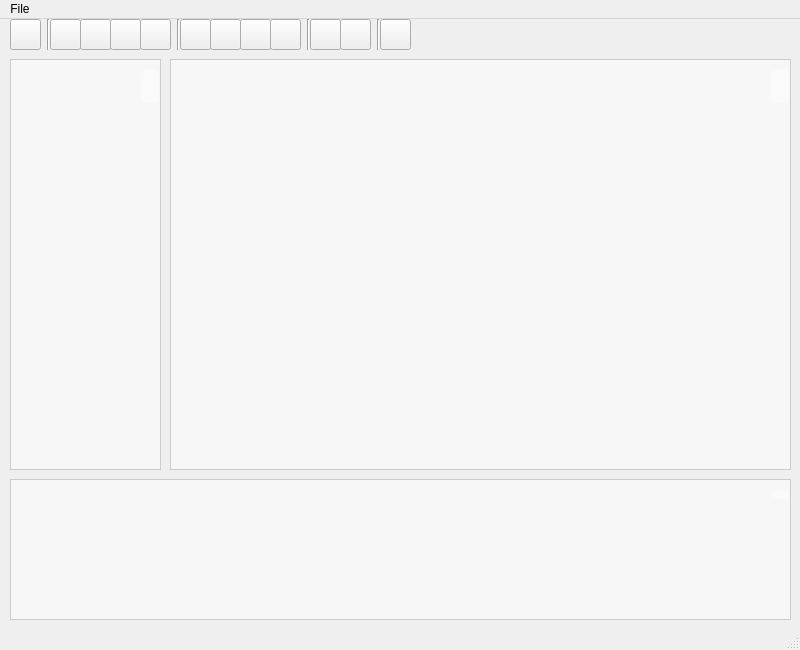
<?xml version="1.0" encoding="UTF-8"?>
<ui version="4.0">
 <class>CornellNotes</class>
 <widget class="QMainWindow" name="CornellNotes">
  <property name="geometry">
   <rect>
    <x>0</x>
    <y>0</y>
    <width>800</width>
    <height>650</height>
   </rect>
  </property>
  <property name="minimumSize">
   <size>
    <width>800</width>
    <height>650</height>
   </size>
  </property>
  <property name="maximumSize">
   <size>
    <width>800</width>
    <height>650</height>
   </size>
  </property>
  <property name="windowTitle">
   <string>MainWindow</string>
  </property>
  <property name="styleSheet">
   <string notr="true"/>
  </property>
  <widget class="QWidget" name="centralwidget">
   <widget class="QScrollBar" name="verticalScrollBar">
    <property name="geometry">
     <rect>
      <x>770</x>
      <y>50</y>
      <width>20</width>
      <height>391</height>
     </rect>
    </property>
    <property name="styleSheet">
     <string notr="true">QScrollBar {
    background: transparent; /* 滚动条的整体背景透明 */
    border: none;  /* 去除滚动条的边框 */
}

QScrollBar::handle {
    background: rgba(255, 255, 255, 100);  /* 滑块为半透明白色 */
    border-radius: 5px;  /* 设置滑块圆角 */
    border: 2px solid transparent;  /* 滑块边框透明 */
}

QScrollBar::handle:hover {
    background: rgba(255, 255, 255, 150);  /* 鼠标悬停时滑块变为更深的半透明白色 */
    border: 2px solid rgba(255, 255, 255, 100);  /* 半透明边框 */
}

QScrollBar::add-page, QScrollBar::sub-page {
    background: transparent;  /* 滑轨的上下部分透明 */
}

QScrollBar::add-line, QScrollBar::sub-line {
    background: transparent;  /* 上下箭头区域透明 */
}
</string>
    </property>
    <property name="orientation">
     <enum>Qt::Vertical</enum>
    </property>
   </widget>
   <widget class="QScrollBar" name="verticalScrollBar_2">
    <property name="geometry">
     <rect>
      <x>140</x>
      <y>50</y>
      <width>20</width>
      <height>391</height>
     </rect>
    </property>
    <property name="styleSheet">
     <string notr="true">QScrollBar {
    background: transparent; /* 滚动条的整体背景透明 */
    border: none;  /* 去除滚动条的边框 */
}

QScrollBar::handle {
    background: rgba(255, 255, 255, 100);  /* 滑块为半透明白色 */
    border-radius: 5px;  /* 设置滑块圆角 */
    border: 2px solid transparent;  /* 滑块边框透明 */
}

QScrollBar::handle:hover {
    background: rgba(255, 255, 255, 150);  /* 鼠标悬停时滑块变为更深的半透明白色 */
    border: 2px solid rgba(255, 255, 255, 100);  /* 半透明边框 */
}

QScrollBar::add-page, QScrollBar::sub-page {
    background: transparent;  /* 滑轨的上下部分透明 */
}

QScrollBar::add-line, QScrollBar::sub-line {
    background: transparent;  /* 上下箭头区域透明 */
}
</string>
    </property>
    <property name="orientation">
     <enum>Qt::Vertical</enum>
    </property>
   </widget>
   <widget class="QScrollBar" name="verticalScrollBar_3">
    <property name="geometry">
     <rect>
      <x>770</x>
      <y>470</y>
      <width>20</width>
      <height>121</height>
     </rect>
    </property>
    <property name="styleSheet">
     <string notr="true">QScrollBar {
    background: transparent; /* 滚动条的整体背景透明 */
    border: none;  /* 去除滚动条的边框 */
}

QScrollBar::handle {
    background: rgba(255, 255, 255, 100);  /* 滑块为半透明白色 */
    border-radius: 5px;  /* 设置滑块圆角 */
    border: 2px solid transparent;  /* 滑块边框透明 */
}

QScrollBar::handle:hover {
    background: rgba(255, 255, 255, 150);  /* 鼠标悬停时滑块变为更深的半透明白色 */
    border: 2px solid rgba(255, 255, 255, 100);  /* 半透明边框 */
}

QScrollBar::add-page, QScrollBar::sub-page {
    background: transparent;  /* 滑轨的上下部分透明 */
}

QScrollBar::add-line, QScrollBar::sub-line {
    background: transparent;  /* 上下箭头区域透明 */
}
</string>
    </property>
    <property name="orientation">
     <enum>Qt::Vertical</enum>
    </property>
   </widget>
   <widget class="QPushButton" name="Bold">
    <property name="geometry">
     <rect>
      <x>50</x>
      <y>0</y>
      <width>31</width>
      <height>31</height>
     </rect>
    </property>
    <property name="styleSheet">
     <string notr="true"/>
    </property>
    <property name="text">
     <string/>
    </property>
    <property name="icon">
     <iconset>
      <normaloff>icon/zitijiacu.svg</normaloff>icon/zitijiacu.svg</iconset>
    </property>
   </widget>
   <widget class="QPushButton" name="Italic">
    <property name="geometry">
     <rect>
      <x>80</x>
      <y>0</y>
      <width>31</width>
      <height>31</height>
     </rect>
    </property>
    <property name="styleSheet">
     <string notr="true"/>
    </property>
    <property name="text">
     <string/>
    </property>
    <property name="icon">
     <iconset>
      <normaloff>icon/zitixieti.svg</normaloff>icon/zitixieti.svg</iconset>
    </property>
   </widget>
   <widget class="QPushButton" name="Underline">
    <property name="geometry">
     <rect>
      <x>110</x>
      <y>0</y>
      <width>31</width>
      <height>31</height>
     </rect>
    </property>
    <property name="text">
     <string/>
    </property>
    <property name="icon">
     <iconset>
      <normaloff>icon/zitixiahuaxian.svg</normaloff>icon/zitixiahuaxian.svg</iconset>
    </property>
   </widget>
   <widget class="QPushButton" name="Left">
    <property name="geometry">
     <rect>
      <x>180</x>
      <y>0</y>
      <width>31</width>
      <height>31</height>
     </rect>
    </property>
    <property name="text">
     <string/>
    </property>
    <property name="icon">
     <iconset>
      <normaloff>icon/zuoduiqi.svg</normaloff>icon/zuoduiqi.svg</iconset>
    </property>
   </widget>
   <widget class="QPushButton" name="Right">
    <property name="geometry">
     <rect>
      <x>240</x>
      <y>0</y>
      <width>31</width>
      <height>31</height>
     </rect>
    </property>
    <property name="text">
     <string/>
    </property>
    <property name="icon">
     <iconset>
      <normaloff>icon/youduiqi.svg</normaloff>icon/youduiqi.svg</iconset>
    </property>
   </widget>
   <widget class="QPushButton" name="Center">
    <property name="geometry">
     <rect>
      <x>210</x>
      <y>0</y>
      <width>31</width>
      <height>31</height>
     </rect>
    </property>
    <property name="text">
     <string/>
    </property>
    <property name="icon">
     <iconset>
      <normaloff>icon/juzhongduiqi.svg</normaloff>icon/juzhongduiqi.svg</iconset>
    </property>
   </widget>
   <widget class="QPushButton" name="LeftAndRight">
    <property name="geometry">
     <rect>
      <x>270</x>
      <y>0</y>
      <width>31</width>
      <height>31</height>
     </rect>
    </property>
    <property name="text">
     <string/>
    </property>
    <property name="icon">
     <iconset>
      <normaloff>icon/zuoyouduiqi.svg</normaloff>icon/zuoyouduiqi.svg</iconset>
    </property>
   </widget>
   <widget class="QPushButton" name="Superscript">
    <property name="geometry">
     <rect>
      <x>310</x>
      <y>0</y>
      <width>31</width>
      <height>31</height>
     </rect>
    </property>
    <property name="text">
     <string/>
    </property>
    <property name="icon">
     <iconset>
      <normaloff>icon/zitishangbiao.svg</normaloff>icon/zitishangbiao.svg</iconset>
    </property>
   </widget>
   <widget class="QPushButton" name="Subscript">
    <property name="geometry">
     <rect>
      <x>340</x>
      <y>0</y>
      <width>31</width>
      <height>31</height>
     </rect>
    </property>
    <property name="text">
     <string/>
    </property>
    <property name="icon">
     <iconset>
      <normaloff>icon/zitixiabiao.svg</normaloff>icon/zitixiabiao.svg</iconset>
    </property>
   </widget>
   <widget class="Line" name="line">
    <property name="geometry">
     <rect>
      <x>40</x>
      <y>0</y>
      <width>16</width>
      <height>31</height>
     </rect>
    </property>
    <property name="orientation">
     <enum>Qt::Vertical</enum>
    </property>
   </widget>
   <widget class="Line" name="line_2">
    <property name="geometry">
     <rect>
      <x>170</x>
      <y>0</y>
      <width>16</width>
      <height>31</height>
     </rect>
    </property>
    <property name="orientation">
     <enum>Qt::Vertical</enum>
    </property>
   </widget>
   <widget class="Line" name="line_3">
    <property name="geometry">
     <rect>
      <x>300</x>
      <y>0</y>
      <width>16</width>
      <height>31</height>
     </rect>
    </property>
    <property name="orientation">
     <enum>Qt::Vertical</enum>
    </property>
   </widget>
   <widget class="Line" name="line_4">
    <property name="geometry">
     <rect>
      <x>370</x>
      <y>0</y>
      <width>16</width>
      <height>31</height>
     </rect>
    </property>
    <property name="orientation">
     <enum>Qt::Vertical</enum>
    </property>
   </widget>
   <widget class="QPushButton" name="InsertPicture">
    <property name="geometry">
     <rect>
      <x>380</x>
      <y>0</y>
      <width>31</width>
      <height>31</height>
     </rect>
    </property>
    <property name="text">
     <string/>
    </property>
    <property name="icon">
     <iconset>
      <normaloff>icon/charutupian.svg</normaloff>icon/charutupian.svg</iconset>
    </property>
   </widget>
   <widget class="QPushButton" name="FontColour">
    <property name="geometry">
     <rect>
      <x>140</x>
      <y>0</y>
      <width>31</width>
      <height>31</height>
     </rect>
    </property>
    <property name="text">
     <string/>
    </property>
    <property name="icon">
     <iconset>
      <normaloff>icon/wenbenyanse.svg</normaloff>icon/wenbenyanse.svg</iconset>
    </property>
   </widget>
   <widget class="QTextEdit" name="keyWords">
    <property name="geometry">
     <rect>
      <x>10</x>
      <y>40</y>
      <width>151</width>
      <height>411</height>
     </rect>
    </property>
    <property name="styleSheet">
     <string notr="true">QTextEdit {
    background-color: rgba(255, 255, 255, 128);
    border: 1px solid #cccccc;
}
</string>
    </property>
    <property name="verticalScrollBarPolicy">
     <enum>Qt::ScrollBarAlwaysOff</enum>
    </property>
    <property name="horizontalScrollBarPolicy">
     <enum>Qt::ScrollBarAlwaysOff</enum>
    </property>
   </widget>
   <widget class="QTextEdit" name="MainNotes">
    <property name="geometry">
     <rect>
      <x>170</x>
      <y>40</y>
      <width>621</width>
      <height>411</height>
     </rect>
    </property>
    <property name="styleSheet">
     <string notr="true">QTextEdit {
    background-color: rgba(255, 255, 255, 128);
    border: 1px solid #cccccc;
}
</string>
    </property>
    <property name="verticalScrollBarPolicy">
     <enum>Qt::ScrollBarAlwaysOff</enum>
    </property>
    <property name="horizontalScrollBarPolicy">
     <enum>Qt::ScrollBarAlwaysOff</enum>
    </property>
   </widget>
   <widget class="QTextEdit" name="conclusion">
    <property name="geometry">
     <rect>
      <x>10</x>
      <y>460</y>
      <width>781</width>
      <height>141</height>
     </rect>
    </property>
    <property name="styleSheet">
     <string notr="true">QTextEdit {
    background-color: rgba(255, 255, 255, 128);
    border: 1px solid #cccccc;
}
</string>
    </property>
    <property name="verticalScrollBarPolicy">
     <enum>Qt::ScrollBarAlwaysOff</enum>
    </property>
    <property name="horizontalScrollBarPolicy">
     <enum>Qt::ScrollBarAlwaysOff</enum>
    </property>
   </widget>
   <widget class="QPushButton" name="fontSet">
    <property name="geometry">
     <rect>
      <x>10</x>
      <y>0</y>
      <width>31</width>
      <height>31</height>
     </rect>
    </property>
    <property name="styleSheet">
     <string notr="true"/>
    </property>
    <property name="text">
     <string/>
    </property>
    <property name="icon">
     <iconset>
      <normaloff>icon/字体设置.svg</normaloff>icon/字体设置.svg</iconset>
    </property>
   </widget>
   <widget class="QLabel" name="label">
    <property name="geometry">
     <rect>
      <x>0</x>
      <y>0</y>
      <width>801</width>
      <height>611</height>
     </rect>
    </property>
    <property name="text">
     <string/>
    </property>
    <property name="pixmap">
     <pixmap>resources/picture/b1.jpg</pixmap>
    </property>
    <property name="scaledContents">
     <bool>true</bool>
    </property>
    <property name="alignment">
     <set>Qt::AlignCenter</set>
    </property>
   </widget>
   <zorder>label</zorder>
   <zorder>conclusion</zorder>
   <zorder>MainNotes</zorder>
   <zorder>keyWords</zorder>
   <zorder>verticalScrollBar</zorder>
   <zorder>verticalScrollBar_2</zorder>
   <zorder>verticalScrollBar_3</zorder>
   <zorder>Bold</zorder>
   <zorder>Italic</zorder>
   <zorder>Underline</zorder>
   <zorder>Left</zorder>
   <zorder>Right</zorder>
   <zorder>Center</zorder>
   <zorder>LeftAndRight</zorder>
   <zorder>Superscript</zorder>
   <zorder>Subscript</zorder>
   <zorder>line</zorder>
   <zorder>line_2</zorder>
   <zorder>line_3</zorder>
   <zorder>line_4</zorder>
   <zorder>InsertPicture</zorder>
   <zorder>FontColour</zorder>
   <zorder>fontSet</zorder>
  </widget>
  <widget class="QMenuBar" name="menubar">
   <property name="geometry">
    <rect>
     <x>0</x>
     <y>0</y>
     <width>800</width>
     <height>23</height>
    </rect>
   </property>
   <widget class="QMenu" name="menu">
    <property name="title">
     <string>File</string>
    </property>
    <addaction name="actionNewProgram"/>
    <addaction name="actionNewNote"/>
    <addaction name="actionOpen"/>
    <addaction name="actionSave"/>
    <addaction name="actionSaveAs"/>
   </widget>
   <addaction name="menu"/>
  </widget>
  <widget class="QStatusBar" name="statusbar"/>
  <action name="actionNewProgram">
   <property name="text">
    <string>NewProgram</string>
   </property>
   <property name="font">
    <font>
     <family>Arial</family>
    </font>
   </property>
  </action>
  <action name="actionNewNote">
   <property name="text">
    <string>NewNote</string>
   </property>
  </action>
  <action name="actionOpen">
   <property name="text">
    <string>Open</string>
   </property>
  </action>
  <action name="actionSave">
   <property name="text">
    <string>Save</string>
   </property>
  </action>
  <action name="actionSaveAs">
   <property name="text">
    <string>SaveAs</string>
   </property>
  </action>
 </widget>
 <resources/>
 <connections/>
</ui>
